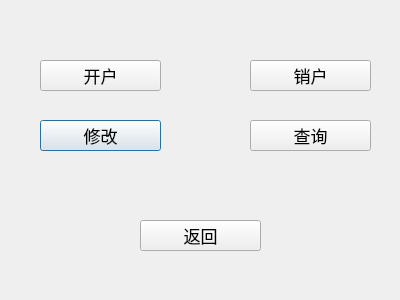
<?xml version="1.0" encoding="UTF-8"?>
<ui version="4.0">
 <class>accountManage</class>
 <widget class="QDialog" name="accountManage">
  <property name="geometry">
   <rect>
    <x>0</x>
    <y>0</y>
    <width>400</width>
    <height>300</height>
   </rect>
  </property>
  <property name="windowTitle">
   <string>Dialog</string>
  </property>
  <widget class="QPushButton" name="modify">
   <property name="geometry">
    <rect>
     <x>40</x>
     <y>120</y>
     <width>121</width>
     <height>31</height>
    </rect>
   </property>
   <property name="font">
    <font>
     <pointsize>13</pointsize>
    </font>
   </property>
   <property name="text">
    <string>修改</string>
   </property>
  </widget>
  <widget class="QPushButton" name="cut">
   <property name="geometry">
    <rect>
     <x>250</x>
     <y>60</y>
     <width>121</width>
     <height>31</height>
    </rect>
   </property>
   <property name="font">
    <font>
     <pointsize>13</pointsize>
    </font>
   </property>
   <property name="text">
    <string>销户</string>
   </property>
  </widget>
  <widget class="QPushButton" name="search">
   <property name="geometry">
    <rect>
     <x>250</x>
     <y>120</y>
     <width>121</width>
     <height>31</height>
    </rect>
   </property>
   <property name="font">
    <font>
     <pointsize>13</pointsize>
    </font>
   </property>
   <property name="text">
    <string>查询</string>
   </property>
  </widget>
  <widget class="QPushButton" name="back">
   <property name="geometry">
    <rect>
     <x>140</x>
     <y>220</y>
     <width>121</width>
     <height>31</height>
    </rect>
   </property>
   <property name="font">
    <font>
     <pointsize>13</pointsize>
    </font>
   </property>
   <property name="text">
    <string>返回</string>
   </property>
  </widget>
  <widget class="QPushButton" name="add">
   <property name="geometry">
    <rect>
     <x>40</x>
     <y>60</y>
     <width>121</width>
     <height>31</height>
    </rect>
   </property>
   <property name="font">
    <font>
     <pointsize>13</pointsize>
    </font>
   </property>
   <property name="text">
    <string>开户</string>
   </property>
  </widget>
 </widget>
 <resources/>
 <connections/>
</ui>
